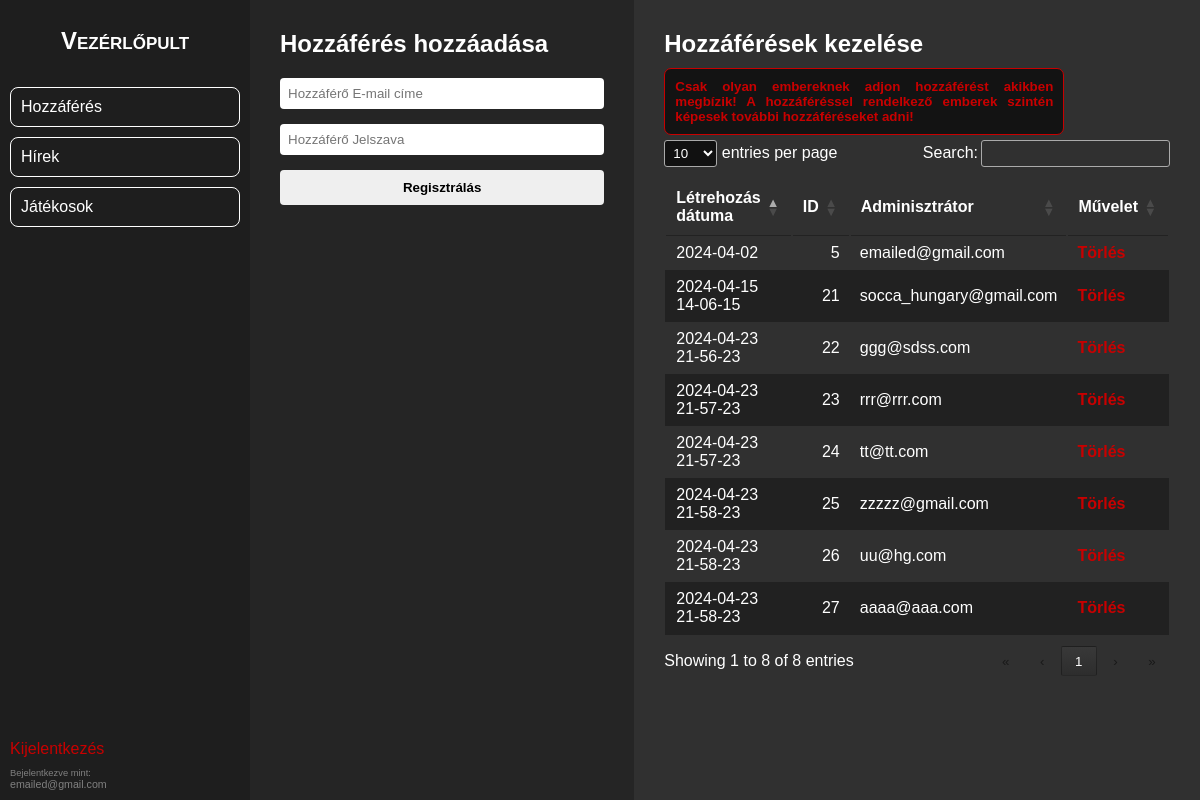
Screenshot of /admin/panels/admin_panel.php (signed in) with the database file from the repository.
### tables this page shows
CREATE TABLE IF NOT EXISTS `admin_default` (
  `id_adm` tinyint UNSIGNED NOT NULL AUTO_INCREMENT,
  `date` varchar(255) NOT NULL,
  `email` varchar(48) NOT NULL,
  `passwrd` char(40) NOT NULL,
  PRIMARY KEY (`id_adm`)
);

### admin/admin_def/admin_manager.php (the view, shortened to what this page needs)
<?php include('../lib/jquery/admins_jquery.php'); ?>
<div class="admin-manager-container">
    <h2>Hozzáférések kezelése</h2>
    <div class="notice">
        Csak olyan embereknek adjon hozzáférést akikben megbízik! A hozzáféréssel rendelkező emberek szintén képesek további hozzáféréseket adni!
    </div>
    <table class="admin-table" id="admins-table-data">
        <thead>
            <th>Létrehozás dátuma</th>
            <th>ID</th>
            <th>Adminisztrátor</th>
            <th>Művelet</th>
        </thead>
        <?php
        include('../../connect.php');
        $sqlSelect = "SELECT id_adm, email, date FROM admin_default";
        $result = mysqli_query($conn, $sqlSelect);
        while ($data = mysqli_fetch_array($result)) {
        ?>
            <tr>
                <td><?php echo $data["date"] ?></td>
                <td><?php echo $data["id_adm"] ?></td>
                <td><?php echo $data["email"] ?></td>
                <td>
                    <a class="delete" onclick="return confirm('Biztosan eltávolítja az ADMINISZTRÁTORT a rendszerből?');" href="../../admin/admin_def/admin_delete.php?id_adm=<?php echo $data["id_adm"] ?>">
                        Törlés
                    </a>
                </td>
            </tr>
        <?php
        }
        ?>
    </table>
</div>

### admin/admin_def/admin_manager.php (style rules this page uses)
.admin-manager-container { display: flex; flex-direction: column; align-items: baseline; justify-content: baseline; padding: 30px; width: 100%; background-color: #303030; color: #fff; }
.admin-table { border-collapse: collapse; }
.admin-table, th, td { padding: 10px; }
.admin-table tr:nth-child(even) { background-color: #212121; }
.admin-table, th { border: 2px solid transparent; }
.delete { color: rgb(200, 0, 0); text-decoration: none; font-weight: bold; }
.notice { background-color: #131313; padding: 10px; margin-top: 10px; font-size: 10pt; text-align: justify; max-width: 400px; color: rgb(200, 0, 0); font-weight: bold; border-radius: 7px; border: 1px solid rgb(200, 0, 0); }

### rows the page displays
admin_default: date "2024-04-02", id_adm "5", email "emailed@gmail.com"
admin_default: date "2024-04-15 14-06-15", id_adm "21", email "socca_hungary@gmail.com"
admin_default: date "2024-04-23 21-56-23", id_adm "22", email "ggg@sdss.com"
admin_default: date "2024-04-23 21-57-23", id_adm "23", email "rrr@rrr.com"
admin_default: date "2024-04-23 21-57-23", id_adm "24", email "tt@tt.com"
admin_default: date "2024-04-23 21-58-23", id_adm "25", email "zzzzz@gmail.com"
admin_default: date "2024-04-23 21-58-23", id_adm "26", email "uu@hg.com"
admin_default: date "2024-04-23 21-58-23", id_adm "27", email "aaaa@aaa.com"

### other values shown
$_SESSION["email"] "emailed@gmail.com"
